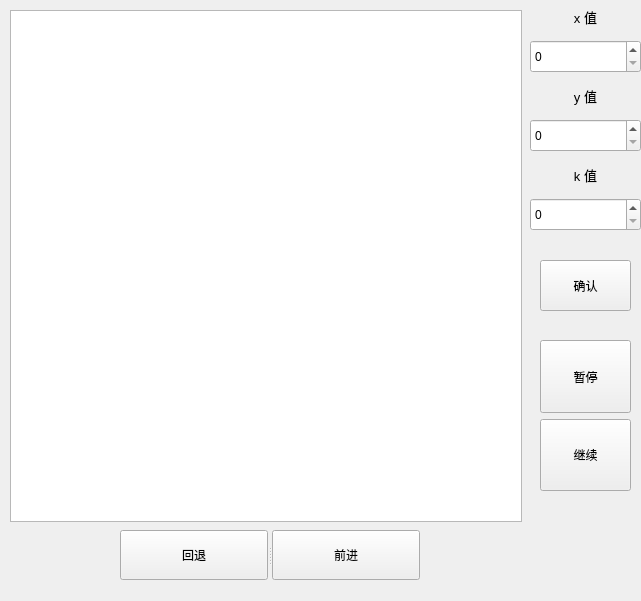
<?xml version="1.0" encoding="UTF-8"?>
<ui version="4.0">
 <class>MainWindow</class>
 <widget class="QMainWindow" name="MainWindow">
  <property name="geometry">
   <rect>
    <x>0</x>
    <y>0</y>
    <width>641</width>
    <height>601</height>
   </rect>
  </property>
  <property name="maximumSize">
   <size>
    <width>641</width>
    <height>601</height>
   </size>
  </property>
  <property name="windowTitle">
   <string>MainWindow</string>
  </property>
  <widget class="QWidget" name="centralwidget">
   <property name="font">
    <font>
     <strikeout>false</strikeout>
    </font>
   </property>
   <widget class="QWidget" name="widget" native="true">
    <property name="geometry">
     <rect>
      <x>530</x>
      <y>0</y>
      <width>111</width>
      <height>231</height>
     </rect>
    </property>
    <layout class="QVBoxLayout" name="verticalLayout_4">
     <item>
      <layout class="QVBoxLayout" name="verticalLayout_3">
       <item>
        <widget class="QLabel" name="label_3">
         <property name="text">
          <string>&lt;html&gt;&lt;head/&gt;&lt;body&gt;&lt;p align=&quot;center&quot;&gt;&lt;span style=&quot; font-size:10pt;&quot;&gt;x 值&lt;/span&gt;&lt;/p&gt;&lt;/body&gt;&lt;/html&gt;</string>
         </property>
        </widget>
       </item>
       <item>
        <widget class="QSpinBox" name="setX">
         <property name="sizePolicy">
          <sizepolicy hsizetype="Minimum" vsizetype="Preferred">
           <horstretch>0</horstretch>
           <verstretch>0</verstretch>
          </sizepolicy>
         </property>
        </widget>
       </item>
      </layout>
     </item>
     <item>
      <layout class="QVBoxLayout" name="verticalLayout">
       <item>
        <widget class="QLabel" name="label_2">
         <property name="text">
          <string>&lt;html&gt;&lt;head/&gt;&lt;body&gt;&lt;p align=&quot;center&quot;&gt;&lt;span style=&quot; font-size:10pt;&quot;&gt;y 值&lt;/span&gt;&lt;/p&gt;&lt;/body&gt;&lt;/html&gt;</string>
         </property>
        </widget>
       </item>
       <item>
        <widget class="QSpinBox" name="setY">
         <property name="sizePolicy">
          <sizepolicy hsizetype="Minimum" vsizetype="Preferred">
           <horstretch>0</horstretch>
           <verstretch>0</verstretch>
          </sizepolicy>
         </property>
        </widget>
       </item>
      </layout>
     </item>
     <item>
      <layout class="QVBoxLayout" name="verticalLayout_2">
       <item>
        <widget class="QLabel" name="label">
         <property name="text">
          <string>&lt;html&gt;&lt;head/&gt;&lt;body&gt;&lt;p align=&quot;center&quot;&gt;&lt;span style=&quot; font-size:10pt;&quot;&gt;k 值&lt;/span&gt;&lt;/p&gt;&lt;/body&gt;&lt;/html&gt;</string>
         </property>
        </widget>
       </item>
       <item>
        <widget class="QSpinBox" name="setK">
         <property name="sizePolicy">
          <sizepolicy hsizetype="Minimum" vsizetype="Preferred">
           <horstretch>0</horstretch>
           <verstretch>0</verstretch>
          </sizepolicy>
         </property>
        </widget>
       </item>
      </layout>
     </item>
    </layout>
   </widget>
   <widget class="QPushButton" name="submitValue">
    <property name="geometry">
     <rect>
      <x>540</x>
      <y>260</y>
      <width>91</width>
      <height>51</height>
     </rect>
    </property>
    <property name="text">
     <string>确认</string>
    </property>
   </widget>
   <widget class="QGraphicsView" name="displayChess">
    <property name="geometry">
     <rect>
      <x>10</x>
      <y>10</y>
      <width>512</width>
      <height>512</height>
     </rect>
    </property>
    <property name="maximumSize">
     <size>
      <width>512</width>
      <height>512</height>
     </size>
    </property>
    <property name="verticalScrollBarPolicy">
     <enum>Qt::ScrollBarPolicy::ScrollBarAlwaysOff</enum>
    </property>
    <property name="horizontalScrollBarPolicy">
     <enum>Qt::ScrollBarPolicy::ScrollBarAlwaysOff</enum>
    </property>
    <property name="sizeAdjustPolicy">
     <enum>QAbstractScrollArea::SizeAdjustPolicy::AdjustIgnored</enum>
    </property>
   </widget>
   <widget class="QSplitter" name="splitter">
    <property name="geometry">
     <rect>
      <x>120</x>
      <y>530</y>
      <width>300</width>
      <height>50</height>
     </rect>
    </property>
    <property name="maximumSize">
     <size>
      <width>16777215</width>
      <height>16777215</height>
     </size>
    </property>
    <property name="orientation">
     <enum>Qt::Orientation::Horizontal</enum>
    </property>
    <widget class="QPushButton" name="showBack">
     <property name="sizePolicy">
      <sizepolicy hsizetype="Minimum" vsizetype="Preferred">
       <horstretch>0</horstretch>
       <verstretch>0</verstretch>
      </sizepolicy>
     </property>
     <property name="text">
      <string>回退</string>
     </property>
    </widget>
    <widget class="QPushButton" name="showForward">
     <property name="sizePolicy">
      <sizepolicy hsizetype="Minimum" vsizetype="Preferred">
       <horstretch>0</horstretch>
       <verstretch>0</verstretch>
      </sizepolicy>
     </property>
     <property name="text">
      <string>前进</string>
     </property>
    </widget>
   </widget>
   <widget class="QWidget" name="verticalLayoutWidget">
    <property name="geometry">
     <rect>
      <x>540</x>
      <y>340</y>
      <width>91</width>
      <height>151</height>
     </rect>
    </property>
    <layout class="QVBoxLayout" name="verticalLayout_6">
     <item>
      <widget class="QPushButton" name="showStop">
       <property name="sizePolicy">
        <sizepolicy hsizetype="Minimum" vsizetype="Preferred">
         <horstretch>0</horstretch>
         <verstretch>0</verstretch>
        </sizepolicy>
       </property>
       <property name="text">
        <string>暂停</string>
       </property>
      </widget>
     </item>
     <item>
      <widget class="QPushButton" name="showContinue">
       <property name="sizePolicy">
        <sizepolicy hsizetype="Minimum" vsizetype="Preferred">
         <horstretch>0</horstretch>
         <verstretch>0</verstretch>
        </sizepolicy>
       </property>
       <property name="text">
        <string>继续</string>
       </property>
      </widget>
     </item>
    </layout>
   </widget>
  </widget>
 </widget>
 <resources/>
 <connections/>
</ui>
